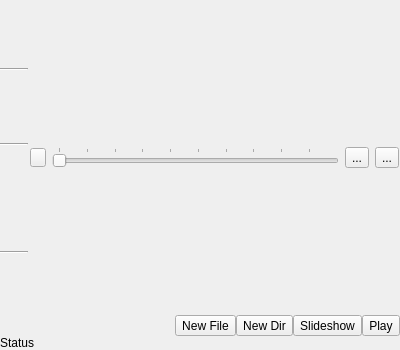
<?xml version="1.0" encoding="UTF-8"?>
<ui version="4.0">
 <class>DirWidget</class>
 <widget class="QWidget" name="DirWidget">
  <property name="geometry">
   <rect>
    <x>0</x>
    <y>0</y>
    <width>400</width>
    <height>350</height>
   </rect>
  </property>
  <property name="minimumSize">
   <size>
    <width>350</width>
    <height>0</height>
   </size>
  </property>
  <property name="windowTitle">
   <string>Form</string>
  </property>
  <layout class="QGridLayout" name="gridLayout" rowstretch="0,0,0,0" columnstretch="0,1">
   <property name="leftMargin">
    <number>0</number>
   </property>
   <property name="topMargin">
    <number>0</number>
   </property>
   <property name="rightMargin">
    <number>0</number>
   </property>
   <property name="bottomMargin">
    <number>0</number>
   </property>
   <property name="horizontalSpacing">
    <number>1</number>
   </property>
   <property name="verticalSpacing">
    <number>2</number>
   </property>
   <item row="0" column="0" rowspan="2" colspan="2">
    <layout class="QHBoxLayout" name="toolbar_layout"/>
   </item>
   <item row="3" column="0" colspan="2">
    <layout class="QVBoxLayout" name="verticalLayout">
     <item>
      <layout class="QHBoxLayout" name="horizontalLayout">
       <item>
        <spacer name="horizontalSpacer">
         <property name="orientation">
          <enum>Qt::Horizontal</enum>
         </property>
         <property name="sizeHint" stdset="0">
          <size>
           <width>40</width>
           <height>20</height>
          </size>
         </property>
        </spacer>
       </item>
       <item>
        <widget class="QToolButton" name="tool_new_file">
         <property name="statusTip">
          <string>Create a new file</string>
         </property>
         <property name="text">
          <string>New File</string>
         </property>
         <property name="toolButtonStyle">
          <enum>Qt::ToolButtonTextBesideIcon</enum>
         </property>
        </widget>
       </item>
       <item>
        <widget class="QToolButton" name="tool_new_dir">
         <property name="statusTip">
          <string>Create a new directory</string>
         </property>
         <property name="text">
          <string>New Dir</string>
         </property>
         <property name="toolButtonStyle">
          <enum>Qt::ToolButtonTextBesideIcon</enum>
         </property>
        </widget>
       </item>
       <item>
        <widget class="QToolButton" name="tool_goToImages">
         <property name="statusTip">
          <string>Add selected images to slideshow</string>
         </property>
         <property name="text">
          <string>Slideshow</string>
         </property>
         <property name="iconSize">
          <size>
           <width>20</width>
           <height>20</height>
          </size>
         </property>
         <property name="toolButtonStyle">
          <enum>Qt::ToolButtonTextBesideIcon</enum>
         </property>
        </widget>
       </item>
       <item>
        <widget class="QToolButton" name="tool_goToPlayer">
         <property name="statusTip">
          <string>Enqueue selection in multimedia player</string>
         </property>
         <property name="text">
          <string>Play</string>
         </property>
         <property name="iconSize">
          <size>
           <width>20</width>
           <height>20</height>
          </size>
         </property>
         <property name="toolButtonStyle">
          <enum>Qt::ToolButtonTextBesideIcon</enum>
         </property>
        </widget>
       </item>
      </layout>
     </item>
     <item>
      <widget class="QLabel" name="label_status">
       <property name="text">
        <string notr="true">Status</string>
       </property>
       <property name="wordWrap">
        <bool>false</bool>
       </property>
      </widget>
     </item>
    </layout>
   </item>
   <item row="2" column="1">
    <layout class="QVBoxLayout" name="browser_layout">
     <property name="spacing">
      <number>1</number>
     </property>
     <item>
      <widget class="QFrame" name="group_snaps">
       <layout class="QHBoxLayout" name="horizontalLayout_3">
        <property name="leftMargin">
         <number>1</number>
        </property>
        <property name="topMargin">
         <number>1</number>
        </property>
        <property name="rightMargin">
         <number>1</number>
        </property>
        <property name="bottomMargin">
         <number>1</number>
        </property>
        <item>
         <widget class="QToolButton" name="tool_snap">
          <property name="sizePolicy">
           <sizepolicy hsizetype="Preferred" vsizetype="Fixed">
            <horstretch>0</horstretch>
            <verstretch>0</verstretch>
           </sizepolicy>
          </property>
          <property name="styleSheet">
           <string notr="true">padding-right: 5px;</string>
          </property>
          <property name="text">
           <string notr="true"/>
          </property>
          <property name="popupMode">
           <enum>QToolButton::InstantPopup</enum>
          </property>
          <property name="toolButtonStyle">
           <enum>Qt::ToolButtonTextOnly</enum>
          </property>
         </widget>
        </item>
        <item>
         <widget class="QSlider" name="slider_snap">
          <property name="minimum">
           <number>1</number>
          </property>
          <property name="value">
           <number>1</number>
          </property>
          <property name="orientation">
           <enum>Qt::Horizontal</enum>
          </property>
          <property name="invertedAppearance">
           <bool>false</bool>
          </property>
          <property name="invertedControls">
           <bool>false</bool>
          </property>
          <property name="tickPosition">
           <enum>QSlider::TicksAbove</enum>
          </property>
         </widget>
        </item>
        <item>
         <widget class="QToolButton" name="tool_snap_older">
          <property name="text">
           <string notr="true">...</string>
          </property>
         </widget>
        </item>
        <item>
         <widget class="QToolButton" name="tool_snap_newer">
          <property name="text">
           <string notr="true">...</string>
          </property>
         </widget>
        </item>
       </layout>
      </widget>
     </item>
    </layout>
   </item>
   <item row="2" column="0">
    <widget class="QFrame" name="group_actions">
     <property name="sizePolicy">
      <sizepolicy hsizetype="Minimum" vsizetype="Preferred">
       <horstretch>0</horstretch>
       <verstretch>0</verstretch>
      </sizepolicy>
     </property>
     <layout class="QVBoxLayout" name="verticalLayout_3">
      <property name="leftMargin">
       <number>0</number>
      </property>
      <property name="topMargin">
       <number>0</number>
      </property>
      <property name="rightMargin">
       <number>0</number>
      </property>
      <property name="bottomMargin">
       <number>0</number>
      </property>
      <item>
       <widget class="QToolButton" name="tool_act_run">
        <property name="toolTip">
         <string>Open item</string>
        </property>
        <property name="statusTip">
         <string>Open item</string>
        </property>
        <property name="text">
         <string notr="true"/>
        </property>
        <property name="iconSize">
         <size>
          <width>20</width>
          <height>20</height>
         </size>
        </property>
        <property name="toolButtonStyle">
         <enum>Qt::ToolButtonIconOnly</enum>
        </property>
        <property name="autoRaise">
         <bool>true</bool>
        </property>
       </widget>
      </item>
      <item>
       <widget class="QToolButton" name="tool_act_runwith">
        <property name="toolTip">
         <string>Open item (select application)</string>
        </property>
        <property name="statusTip">
         <string>Open item (select application)</string>
        </property>
        <property name="text">
         <string notr="true"/>
        </property>
        <property name="iconSize">
         <size>
          <width>20</width>
          <height>20</height>
         </size>
        </property>
        <property name="autoRaise">
         <bool>true</bool>
        </property>
       </widget>
      </item>
      <item>
       <widget class="Line" name="line_5">
        <property name="orientation">
         <enum>Qt::Horizontal</enum>
        </property>
       </widget>
      </item>
      <item>
       <widget class="QToolButton" name="tool_act_fav">
        <property name="toolTip">
         <string>Add item to personal favorites</string>
        </property>
        <property name="statusTip">
         <string>Add item to personal favorites</string>
        </property>
        <property name="text">
         <string notr="true"/>
        </property>
        <property name="iconSize">
         <size>
          <width>20</width>
          <height>20</height>
         </size>
        </property>
        <property name="autoRaise">
         <bool>true</bool>
        </property>
       </widget>
      </item>
      <item>
       <widget class="QToolButton" name="tool_act_rename">
        <property name="toolTip">
         <string>Rename item</string>
        </property>
        <property name="statusTip">
         <string>Rename item</string>
        </property>
        <property name="text">
         <string notr="true"/>
        </property>
        <property name="iconSize">
         <size>
          <width>20</width>
          <height>20</height>
         </size>
        </property>
        <property name="autoRaise">
         <bool>true</bool>
        </property>
       </widget>
      </item>
      <item>
       <widget class="Line" name="line_7">
        <property name="orientation">
         <enum>Qt::Horizontal</enum>
        </property>
       </widget>
      </item>
      <item>
       <widget class="QToolButton" name="tool_act_cut">
        <property name="toolTip">
         <string>Cut items</string>
        </property>
        <property name="statusTip">
         <string>Cut items (add to the clipboard)</string>
        </property>
        <property name="text">
         <string notr="true"/>
        </property>
        <property name="iconSize">
         <size>
          <width>20</width>
          <height>20</height>
         </size>
        </property>
        <property name="autoRaise">
         <bool>true</bool>
        </property>
       </widget>
      </item>
      <item>
       <widget class="QToolButton" name="tool_act_copy">
        <property name="toolTip">
         <string>Copy items</string>
        </property>
        <property name="statusTip">
         <string>Copy items to the clipboard</string>
        </property>
        <property name="text">
         <string/>
        </property>
        <property name="iconSize">
         <size>
          <width>20</width>
          <height>20</height>
         </size>
        </property>
        <property name="autoRaise">
         <bool>true</bool>
        </property>
       </widget>
      </item>
      <item>
       <widget class="QToolButton" name="tool_act_paste">
        <property name="toolTip">
         <string>Paste items from clipboard</string>
        </property>
        <property name="statusTip">
         <string>Paste items from clipboard</string>
        </property>
        <property name="text">
         <string notr="true"/>
        </property>
        <property name="iconSize">
         <size>
          <width>20</width>
          <height>20</height>
         </size>
        </property>
        <property name="autoRaise">
         <bool>true</bool>
        </property>
       </widget>
      </item>
      <item>
       <widget class="Line" name="line_6">
        <property name="orientation">
         <enum>Qt::Horizontal</enum>
        </property>
       </widget>
      </item>
      <item>
       <widget class="QToolButton" name="tool_act_rm">
        <property name="toolTip">
         <string>Delete Items</string>
        </property>
        <property name="statusTip">
         <string>Delete Items</string>
        </property>
        <property name="text">
         <string/>
        </property>
        <property name="iconSize">
         <size>
          <width>20</width>
          <height>20</height>
         </size>
        </property>
        <property name="autoRaise">
         <bool>true</bool>
        </property>
       </widget>
      </item>
      <item>
       <spacer name="verticalSpacer">
        <property name="orientation">
         <enum>Qt::Vertical</enum>
        </property>
        <property name="sizeHint" stdset="0">
         <size>
          <width>20</width>
          <height>40</height>
         </size>
        </property>
       </spacer>
      </item>
     </layout>
    </widget>
   </item>
  </layout>
  <action name="actionBack">
   <property name="text">
    <string notr="true">Back</string>
   </property>
   <property name="iconText">
    <string>Back</string>
   </property>
   <property name="toolTip">
    <string>Go back to previous directory</string>
   </property>
   <property name="statusTip">
    <string>Go back to previous directory</string>
   </property>
  </action>
  <action name="actionUp">
   <property name="text">
    <string notr="true">Up</string>
   </property>
   <property name="iconText">
    <string>Up</string>
   </property>
   <property name="toolTip">
    <string>Go to parent directory</string>
   </property>
   <property name="statusTip">
    <string>Go to parent directory</string>
   </property>
  </action>
  <action name="actionHome">
   <property name="text">
    <string notr="true">Home</string>
   </property>
   <property name="iconText">
    <string>Home</string>
   </property>
   <property name="toolTip">
    <string>Go to home directory</string>
   </property>
   <property name="statusTip">
    <string>Go to home directory</string>
   </property>
  </action>
  <action name="actionStopLoad">
   <property name="text">
    <string notr="true"/>
   </property>
   <property name="statusTip">
    <string>Stop loading the directory</string>
   </property>
  </action>
  <action name="actionClose_Browser">
   <property name="text">
    <string notr="true">Close Browser</string>
   </property>
   <property name="iconText">
    <string notr="true">Close Browser</string>
   </property>
   <property name="toolTip">
    <string>Close this browser</string>
   </property>
   <property name="statusTip">
    <string>Close this browser</string>
   </property>
  </action>
 </widget>
 <resources/>
 <connections/>
</ui>
